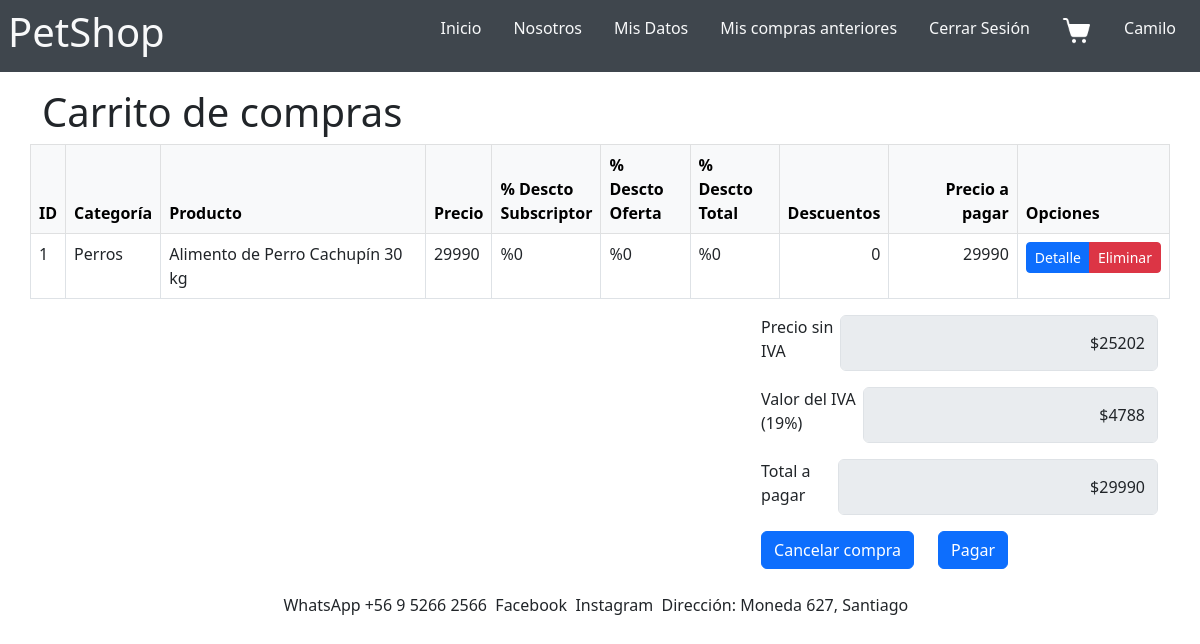
The page /carritoCompras (signed in) on the database its author committed.
### core/models.py (models this page shows, shortened)
class Carrito(models.Model):
    cliente = models.ForeignKey(Perfil, on_delete=models.DO_NOTHING)
    producto = models.ForeignKey(Producto, on_delete=models.DO_NOTHING)
    precio = models.IntegerField(blank=False, null=False, verbose_name='Precio')
    descuento_subscriptor = models.IntegerField(
        validators=[MinValueValidator(0), MaxValueValidator(100)],
        blank=False,
        null=False,
        verbose_name='Descto subs'
    )
    descuento_oferta = models.IntegerField(
        validators=[MinValueValidator(0), MaxValueValidator(100)],
        blank=False,
        null=False,
        verbose_name='Descto oferta'
    )
    descuento_total = models.IntegerField(
        validators=[MinValueValidator(0), MaxValueValidator(100)],
        blank=False,
        null=False,
        verbose_name='Descto total'
    )
    descuentos = models.IntegerField(blank=False, null=False, verbose_name='Descuentos')
    precio_a_pagar = models.IntegerField(blank=False, null=False, verbose_name='Precio a pagar')
    class Meta:
        db_table = 'Carrito'
        verbose_name = "Carrito de compras"
        verbose_name_plural = "Carritos de compras"
        ordering = ['cliente', 'producto']

class Producto(models.Model):
    categoria = models.ForeignKey(Categoria, on_delete=models.DO_NOTHING, verbose_name='Categoría')
    nombre = models.CharField(max_length=100, blank=False, null=False, verbose_name='Nombre producto')
    descripcion = models.CharField(max_length=400, blank=False, null=False, verbose_name='Descripción')
    precio = models.IntegerField(blank=False, null=False, verbose_name='Precio')
    descuento_subscriptor = models.IntegerField(
        validators=[MinValueValidator(0), MaxValueValidator(100)],
        blank=False,
        null=False,
        verbose_name='% Descuento subscriptor'
    )
    descuento_oferta = models.IntegerField(
        validators=[MinValueValidator(0), MaxValueValidator(100)],
        blank=False,
        null=False,
        verbose_name='% Descuento oferta'
    )
    imagen = models.ImageField(upload_to='productos/', blank=False, null=False, verbose_name='Imagen')
    class Meta:
        db_table = 'Producto'
        verbose_name = "Producto"
        verbose_name_plural = "Productos"
        ordering = ['categoria', 'nombre']

class Categoria(models.Model):
    nombre = models.CharField(max_length=100, blank=False, null=False, verbose_name='Nombre categoría')
    class Meta:
        db_table = 'Categoria'
        verbose_name = "Categoría de producto"
        verbose_name_plural = "Categorías de productos"
        ordering = ['nombre']

### core/views.py (the view)
# urls.py: path('carritoCompras', carritoCompras, name='carritoCompras'),
def carritoCompras(request):
    user = request.user
    if  not user.is_authenticated:
        return redirect(ingreso)
    elif user.is_staff or user.is_superuser:
        return redirect(index)
    detalle_carrito = Carrito.objects.filter(cliente=request.user.perfil)
    total_a_pagar = 0
    for item in detalle_carrito:
        total_a_pagar += item.precio_a_pagar
    monto_sin_iva = int(round(total_a_pagar / 1.19))
    iva = total_a_pagar - monto_sin_iva
    return render(request, 'core/carritoCompras.html', {
        'detalle_carrito': detalle_carrito,
        'monto_sin_iva': monto_sin_iva,
        'iva': iva,
        'total_a_pagar': total_a_pagar,
    })

### core/templates/core/carritoCompras.html (shortened to what this page needs)
{% extends 'core/base.html' %}
{% load static %}
{% block content %}
  <div class="d-flex-column justify-content-center m-3">
    <h2 class="fs-1 container justify-content-center">
        Carrito de compras
      </h2>
    <table class="table table-bordered container justify-content-center">
      <thead>
        <tr class="table-light">
          <th> ID </th>
          <th> Categoría </th>
          <th> Producto </th>
          <th> Precio </th>
          <th> % Descto <br> Subscriptor </th>
          <th> % Descto <br> Oferta </th>
          <th> % Descto <br> Total </th>
          <th class="text-end"> Descuentos </th>
          <th class="text-end"> Precio a pagar </th>
          <th> Opciones </th>
        </tr>
      </thead>
      <tbody>
        {% for item in detalle_carrito %}
          <tr>
            <td> {{ item.id }} </td>
                    <td> {{ item.producto.categoria.nombre }} </td>
                    <td> {{ item.producto.nombre }} </td>
                    <td> {{ item.precio }} </td>
                    <td> %{{ item.descuento_subscriptor }} </td>
                    <td> %{{ item.descuento_oferta }} </td>
                    <td> %{{ item.descuento_total }} </td>
                    <td class="text-end"> {{ item.descuentos }} </td>
                    <td class="text-end"> {{ item.precio_a_pagar }} </td>
                    <td>
                        <div class="btn-group">
                            <a href="{% url 'producto.detalle' item.producto.id %}" class="btn btn-sm btn-primary"> Detalle </a>
                            <a href="{% url 'eliminar_producto_en_carrito' item.id %}" class="btn btn-sm btn-danger"> Eliminar </a>
                        </div>
                    </td>
          </tr>
        {% endfor %}
      </tbody>
    </table>
    <div class="d-flex container justify-content-end">
      <form>
        <div class="d-flex mb-3">
          <label for="exampleInputEmail1" class="form-label">Precio sin IVA</label>
          <input type="email" class="form-control text-end" id="exampleInputEmail1" aria-describedby="readonly input"
            value="${{ monto_sin_iva }}" disabled>
        </div>
        <div class="d-flex mb-3">
          <label for="exampleInputEmail1" class="form-label">Valor del IVA (19%)</label>
          <input type="email" class="form-control text-end" id="exampleInputEmail1" aria-describedby="readonly input"
            value="${{ iva }}" disabled>
        </div>
        <div class="d-flex mb-3">
          <label for="exampleInputEmail1" class="form-label">Total a pagar</label>
          <input type="email" class="form-control text-end" id="exampleInputEmail1" aria-describedby="emailHelp"
            value="${{ total_a_pagar }}" disabled>
        </div>
        <div class="d-flex gap-4">
          <button type="submit" class="btn btn-primary">Cancelar compra</button>
          <button type="submit" class="btn btn-primary">Pagar</button>
      </div>
      </form>
    </div>
  </div>
{% endblock content %}

### core/templates/core/base.html (shortened to what this page needs)
{% load static %}
<!doctype html>
<html lang="es">
<head>
    <link href="https://cdn.jsdelivr.net/npm/bootstrap@5.3.0-alpha1/dist/css/bootstrap.min.css" rel="stylesheet"
>
    <link href="{% static 'core/css/style.css' %}" rel="stylesheet" />
</head>
<body>
    {% block navbar %}
        <nav class="d-flex p-2 align-items-center justify-content-between sticky-top" style="background-color: #3f464d;">
            <h1 class="text-light">PetShop</h1>
            <ul class="nav">
                <li class="nav-item">
                    <a class="nav-link active text-light" aria-current="page" href="{% url 'index' %}">Inicio</a>
                </li>
                <li class="nav-item">
                    <a class="nav-link text-light" href="{% url 'nosotros' %}">Nosotros</a>
                </li>
                {% if user.is_authenticated and not user.is_superuser %}
                    <li class="nav-item">
                        <a class="nav-link text-light" href="{% url 'misdatos' %}">Mis Datos</a>
                    </li>
                    <li class="nav-item">
                        <a class="nav-link text-light" href="{% url 'comprasAnteriores' %}">Mis compras anteriores</a>
                    </li>
                    <li>
                        <a class="nav-link text-light" href="{% url 'salir' %}">Cerrar Sesión</a>
                    </li>
                {% endif %}
                {% if user.is_authenticated and not user.is_superuser%}
                    <li>
                        <a class="nav-link text-light" href="{% url 'carritoCompras' %}">
                            <div class="d-flex">
                                <img src="{% static 'core/images/shopping_cart.png' %}" style="width: 30px; height: 30px;" alt="carrito de compras">
                            </div>
                        </a>
                    </li>
                {% endif %}
                {% if user.is_authenticated %}
                    <li>
                        <p class="nav-link text-light">
                            {{ user.first_name }}
                        </p>
                    </li>
                {% endif %}
            </ul>
        </nav>
    {% endblock navbar %}
    {% block content %}
    {% endblock content %}
    <footer class="d-flex p-2 align-items-center justify-content-center">
        <ul class="nav">
            <li class="nav-item">
                <p>
                    WhatsApp +56 9 5266 2566 &nbsp;
                </p>
            </li>
            <li class="nav-item">
                <p>
                    Facebook &nbsp;
                </p>
            </li>
            <li class="nav-item">
                <p>
                    Instagram &nbsp;
                </p>
            </li>
            <li>
                <p>
                    Dirección: Moneda 627, Santiago &nbsp;
                </p>
            </li>
        </ul>
    </footer>
</body>
</html>

### rows shown on the page
Carrito: id "1", producto.categoria.nombre "Perros", producto.nombre "Alimento de Perro Cachupín 30 kg", precio "29990", descuento_subscriptor "0", descuento_oferta "0", descuento_total "0", descuentos "0", precio_a_pagar "29990"

### other values the page prints
{{ user.first_name }} "Camilo"
